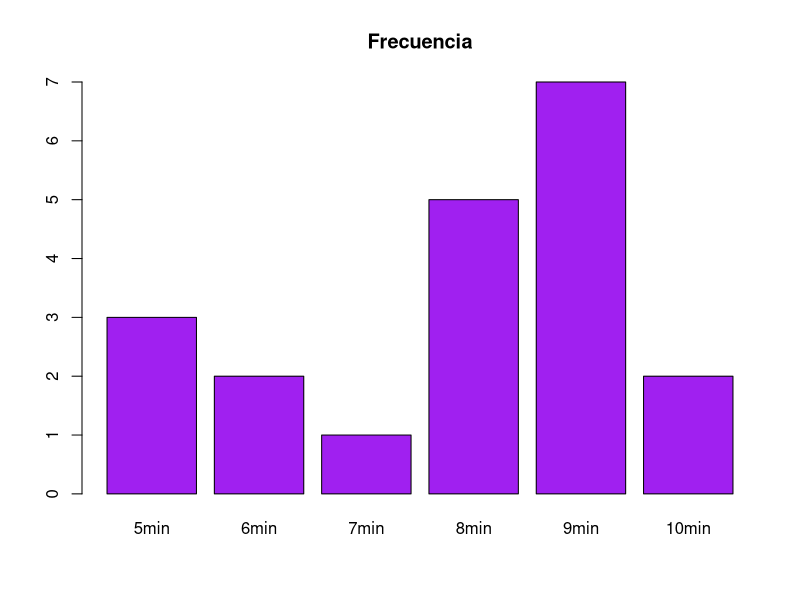

Source code (R):
xi=c("5min","6min","7min","8min","9min","10min")
fi=c(3,2,1,5,7,2)
barplot(fi,col="purple",main="Frecuencia",names.arg=xi,horiz=FALSE)
